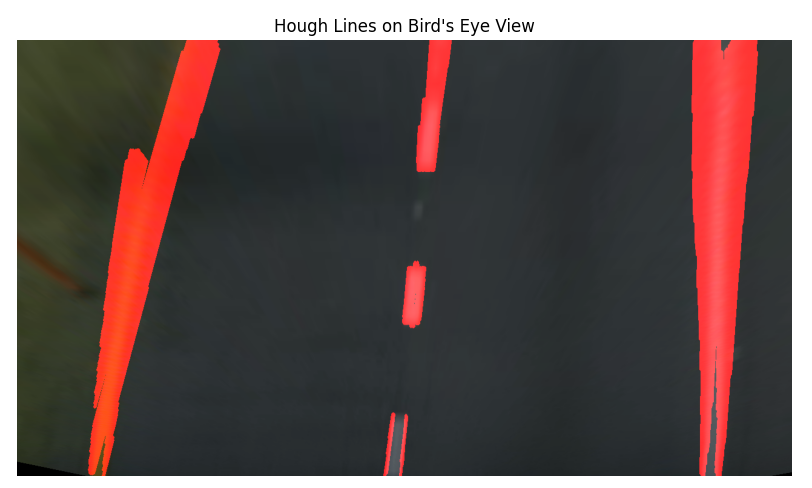
#> input picture HoughLinesBEV.png, 812 x 488 px, given in place of LD.mp4, which was not available
$ jupyter execute lab_sliding_win.ipynb   (shell and % lines are left out)   (text cells are left out)
#> lines starting #> are read from the running program, lines starting #| are printed output that depends on the picture; after the words box and inside, x2 and y2 are one past the last pixel; in counts of white or black regions, pixels touching at a corner belong together; pictures that were not available may be replaced by others from this repository, and a replacement may not be noted
[cell 1]
import cv2
import numpy as np
import matplotlib.pyplot as plt

# For Jupyter display

print("OpenCV version:", cv2.__version__)

[cell 2]
video_path = "LD.mp4"   # Change to local path
capture = cv2.VideoCapture(video_path)

if not capture.isOpened():
    raise IOError("Cannot open video file")

ret, frame = capture.read()
#> frame is the input picture: shape (488, 812, 3); mean B, G, R 79.1, 81, 96.5
capture.release()

# OpenCV uses BGR → convert to RGB
frame_rgb = cv2.cvtColor(frame, cv2.COLOR_BGR2RGB)

plt.figure(figsize=(10, 6))
plt.imshow(frame_rgb)
plt.title("Sample Video Frame")
plt.axis("off")

[cell 3]
# Convert to Grayscale

def grayscale(img):
    return cv2.cvtColor(img, cv2.COLOR_RGB2GRAY)

gray = grayscale(frame_rgb)
#> in grayscale, `return cv2.cvtColor(img, cv2.COLOR_RGB2GRAY)`:
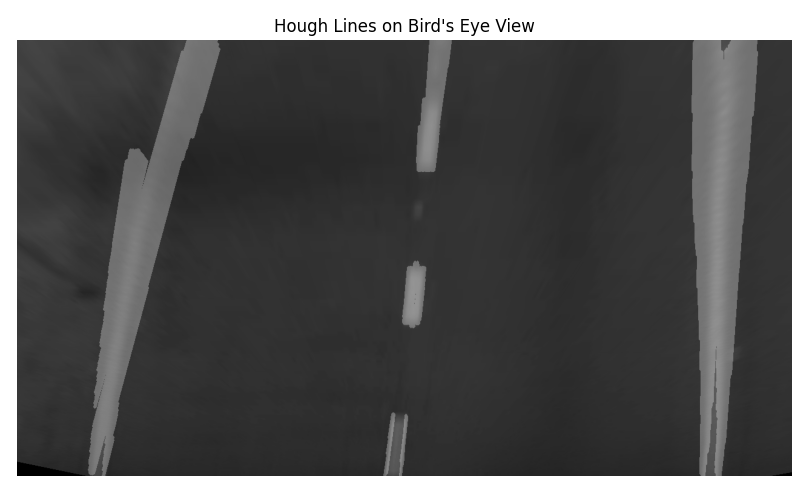
#> returned value: shape (488, 812); min 0, max 255, mean 85.5

plt.figure(figsize=(10, 6))
plt.imshow(gray, cmap="gray")
plt.title("Grayscale Image")
plt.axis("off")

[cell 4]
def gaussian_blur(img, kernel_size=15):
    return cv2.GaussianBlur(img, (kernel_size, kernel_size), 0)

blurred = gaussian_blur(gray)
#> in gaussian_blur, `return cv2.GaussianBlur(img, (kernel_size, kernel_size), 0)`:
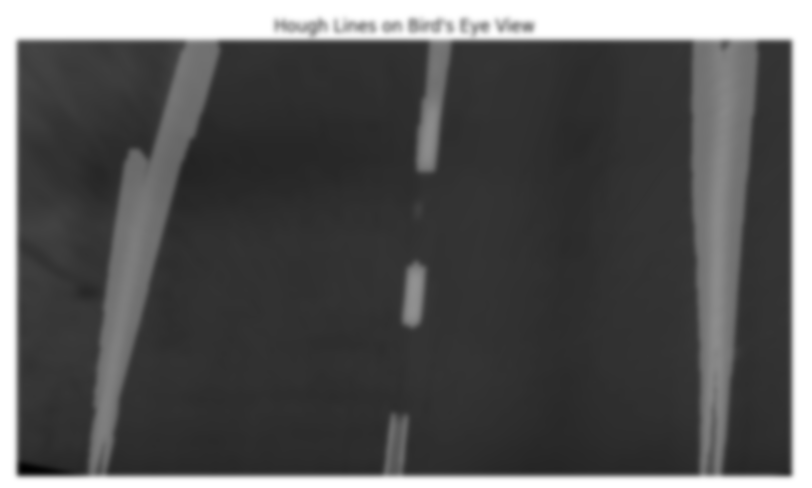
#> returned value: shape (488, 812); min 1, max 255, mean 85.5

plt.figure(figsize=(10, 6))
plt.imshow(blurred, cmap="gray")
plt.title("Gaussian Blur")
plt.axis("off")

[cell 5]
def canny(img, low_threshold=10, high_threshold=150):
    return cv2.Canny(img, low_threshold, high_threshold)

edges = canny(blurred)
#> in canny, `return cv2.Canny(img, low_threshold, high_threshold)`:
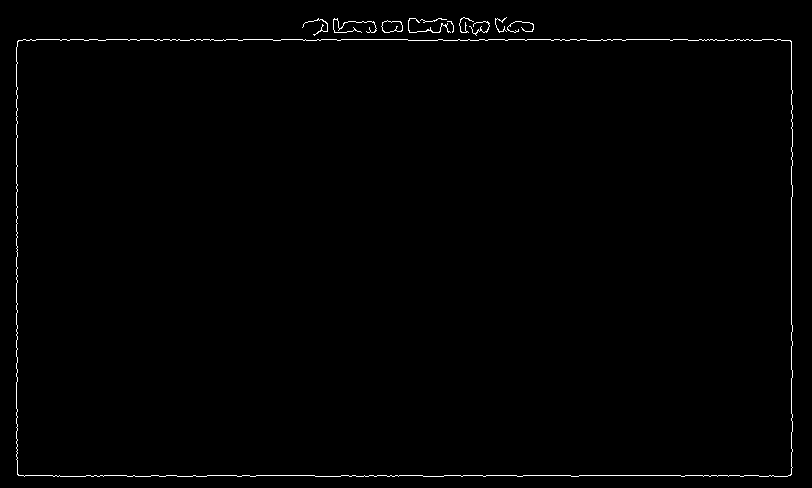
#> returned value: shape (488, 812); 0.77% white in thin lines or dots

plt.figure(figsize=(10, 6))
plt.imshow(edges, cmap="gray")
plt.title("Canny Edge Detection")
plt.axis("off")

[cell 6]
def region_of_interest(img):
    height, width = img.shape
    # Create a blank mask
    mask = np.zeros_like(img)

    # Define a trapezoid ROI
    polygon = np.array([[
        # bottom left corner
        (10, int(0.9 * height)),
        # top left corner
        (int(0.2 * width), int(0.5 * height)),
        # top right corner
        (int(0.8 * width), int(0.7 * height)),
        # bottom right corner
        (int(0.9 * width), int(0.9 * height))
    ]], dtype=np.int32)

    # Fill the polygon on the mask
    cv2.fillPoly(mask, polygon, 255)
    # Apply the mask to the input image
    masked_image = cv2.bitwise_and(img, mask)
    return masked_image, polygon

def draw_polygon_points(image, polygon, color=(255, 0, 0), radius=8):
    image_with_points = image.copy()
    for point in polygon[0]:
        cv2.circle(image_with_points, tuple(point), radius, color, -1)
    return image_with_points

roi_edges, polygon = region_of_interest(edges)
#> in region_of_interest, `cv2.fillPoly(mask, polygon, 255)`:
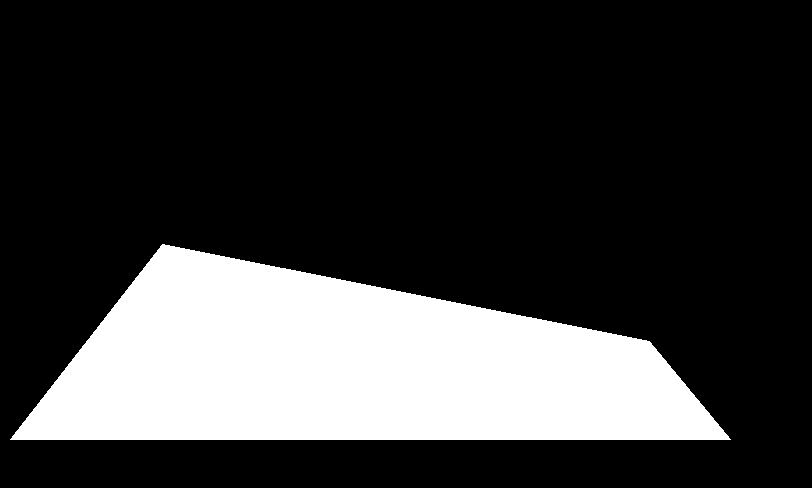
#> mask: shape (488, 812); 22.9% white; 1 white region, box (x1, y1, x2, y2) and area: (10, 244, 731, 440) 90885
#> in region_of_interest, `masked_image = cv2.bitwise_and(img, mask)`:
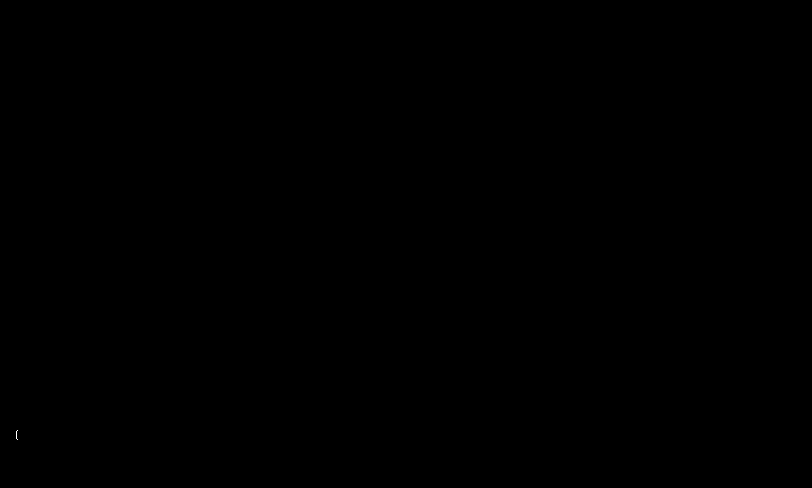
#> masked_image: shape (488, 812); 0% white in thin lines or dots, all inside (x1, y1, x2, y2) = (16, 430, 18, 440)
#> polygon = [[10, 439], [162, 244], [649, 341], [730, 439]]
frame_with_points = draw_polygon_points(frame_rgb, polygon)
#> the loop in draw_polygon_points, `for point in polygon[0]:` made 4 passes
#> after the loop in draw_polygon_points, `for point in polygon[0]:`:
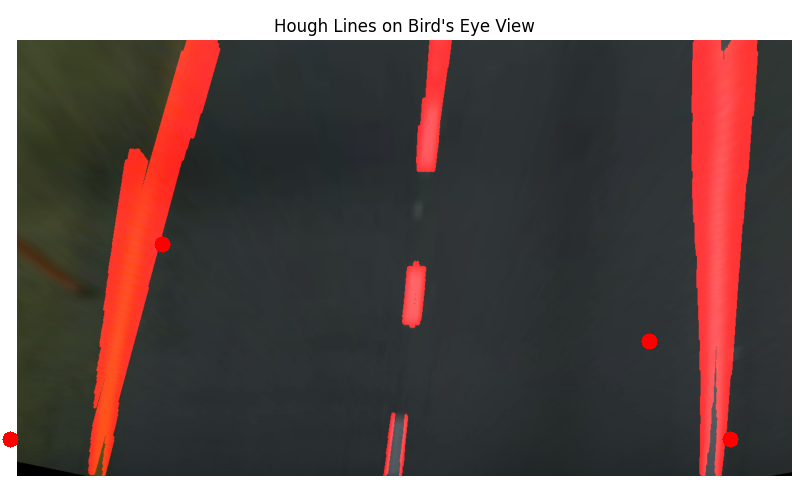
#> image_with_points: shape (488, 812, 3); mean R, G, B 96.8, 80.8, 78.9

plt.figure(figsize=(10, 6))
plt.imshow(roi_edges, cmap="gray")
plt.title("Edges with Region of Interest")
plt.axis("off")

plt.figure(figsize=(10, 6))
plt.imshow(frame_with_points)
plt.title("Polygon Corner Points (Red Dots)")
plt.axis("off")

[cell 7]
# Detect Straight Lines Segments

def hough_lines(img):
    lines = cv2.HoughLinesP(
        img, # Input edge image
        rho=1, # Distance resolution in pixels
        theta=np.pi / 180, # Angle resolution in radians
        threshold=50, # Minimum number of votes (intersections in Hough grid cell)
        minLineLength=50, # Minimum length of line segments to be detected
        maxLineGap=150 # Maximum allowed gap between line segments to treat them as a single line
    )
    return lines

lines = hough_lines(roi_edges)
#> in hough_lines, `lines = cv2.HoughLinesP( img,`: lines = None

# Visualize Hough Lines
line_img = np.zeros_like(frame_rgb)

if lines is not None:
    for line in lines:
        x1, y1, x2, y2 = line[0]
        cv2.line(line_img, (x1, y1), (x2, y2), (255, 0, 0), 5)

overlay = cv2.addWeighted(frame_rgb, 0.8, line_img, 1, 0)
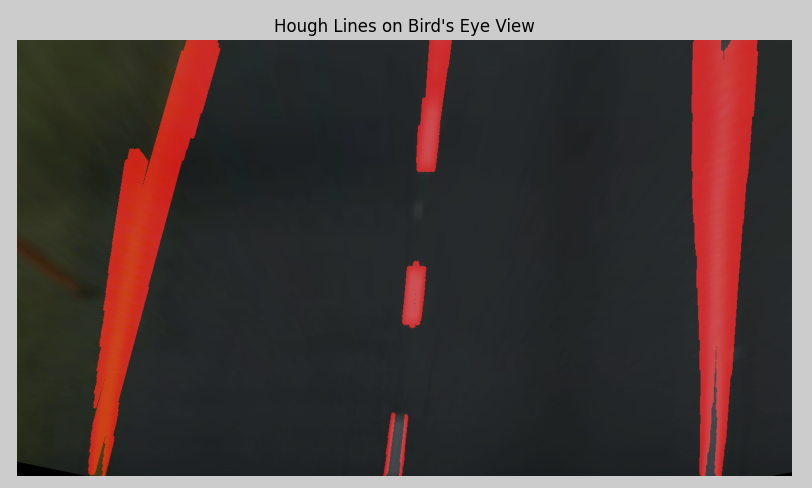
#> overlay: shape (488, 812, 3); mean R, G, B 77.2, 64.8, 63.2

plt.figure(figsize=(10, 6))
plt.imshow(overlay)
plt.title("Detected Lane Lines (Hough)")
plt.axis("off")

[cell 8]
# Apply Lane Detection Pipeline Frame by Frame

def process_frame(frame):
    gray = grayscale(frame)
    blur = gaussian_blur(gray)
    edges = canny(blur)
    roi, _ = region_of_interest(edges)
    lines = hough_lines(roi)

    line_img = np.zeros_like(frame)

    if lines is not None:
        for line in lines:
            x1, y1, x2, y2 = line[0]
            cv2.line(line_img, (x1, y1), (x2, y2), (255, 0, 0), 5)

    return cv2.addWeighted(frame, 0.8, line_img, 1, 0)


# Run on Video and Save Output

capture = cv2.VideoCapture(video_path)

fourcc = cv2.VideoWriter.fourcc(*"mp4v")
#> fourcc = 1983148141
out = cv2.VideoWriter(
    "lane_detection_output.mp4",
    fourcc,
    capture.get(cv2.CAP_PROP_FPS),
    (int(capture.get(3)), int(capture.get(4)))
)

while capture.isOpened():
    ret, frame = capture.read()
    if not ret:
        break

    current_frame = cv2.cvtColor(frame, cv2.COLOR_BGR2RGB)
    processed = process_frame(current_frame)
    processed_bgr = cv2.cvtColor(processed, cv2.COLOR_RGB2BGR)
    out.write(processed_bgr)

capture.release()
out.release()

print("Video processing complete. Output saved.")
